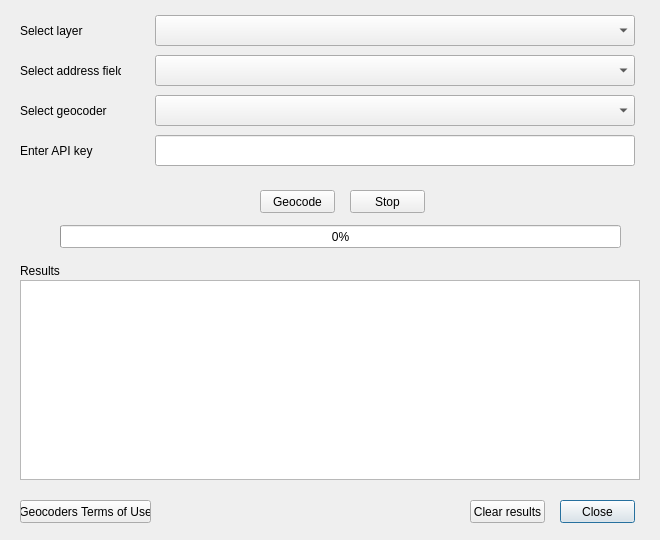
<?xml version="1.0" encoding="UTF-8"?>
<ui version="4.0">
 <class>AllGeocodersAtOnceDialogBase</class>
 <widget class="QDialog" name="AllGeocodersAtOnceDialogBase">
  <property name="geometry">
   <rect>
    <x>0</x>
    <y>0</y>
    <width>660</width>
    <height>540</height>
   </rect>
  </property>
  <property name="windowTitle">
   <string>All Geocoders At Once</string>
  </property>
  <property name="windowOpacity">
   <double>1.000000000000000</double>
  </property>
  <property name="autoFillBackground">
   <bool>false</bool>
  </property>
  <property name="locale">
   <locale language="English" country="UnitedStates"/>
  </property>
  <widget class="QComboBox" name="comboBox_selectTable">
   <property name="geometry">
    <rect>
     <x>155</x>
     <y>15</y>
     <width>480</width>
     <height>31</height>
    </rect>
   </property>
  </widget>
  <widget class="QLabel" name="label_selectTable">
   <property name="geometry">
    <rect>
     <x>20</x>
     <y>20</y>
     <width>91</width>
     <height>21</height>
    </rect>
   </property>
   <property name="text">
    <string>Select layer</string>
   </property>
  </widget>
  <widget class="QLabel" name="label_selectService">
   <property name="geometry">
    <rect>
     <x>20</x>
     <y>100</y>
     <width>91</width>
     <height>21</height>
    </rect>
   </property>
   <property name="text">
    <string>Select geocoder</string>
   </property>
  </widget>
  <widget class="QComboBox" name="comboBox_selectService">
   <property name="geometry">
    <rect>
     <x>155</x>
     <y>95</y>
     <width>480</width>
     <height>31</height>
    </rect>
   </property>
  </widget>
  <widget class="QComboBox" name="comboBox_selectAttribute">
   <property name="geometry">
    <rect>
     <x>155</x>
     <y>55</y>
     <width>480</width>
     <height>31</height>
    </rect>
   </property>
  </widget>
  <widget class="QLabel" name="label_selectAttributes">
   <property name="geometry">
    <rect>
     <x>20</x>
     <y>60</y>
     <width>101</width>
     <height>21</height>
    </rect>
   </property>
   <property name="text">
    <string>Select address field</string>
   </property>
  </widget>
  <widget class="QPlainTextEdit" name="plainTextEdit_results">
   <property name="geometry">
    <rect>
     <x>20</x>
     <y>280</y>
     <width>620</width>
     <height>200</height>
    </rect>
   </property>
  </widget>
  <widget class="QLabel" name="label_results">
   <property name="geometry">
    <rect>
     <x>20</x>
     <y>260</y>
     <width>91</width>
     <height>21</height>
    </rect>
   </property>
   <property name="text">
    <string>Results</string>
   </property>
  </widget>
  <widget class="QPushButton" name="pushButton_close">
   <property name="geometry">
    <rect>
     <x>560</x>
     <y>500</y>
     <width>75</width>
     <height>23</height>
    </rect>
   </property>
   <property name="text">
    <string>Close</string>
   </property>
  </widget>
  <widget class="QPushButton" name="pushButton_geocode">
   <property name="geometry">
    <rect>
     <x>260</x>
     <y>190</y>
     <width>75</width>
     <height>23</height>
    </rect>
   </property>
   <property name="text">
    <string>Geocode</string>
   </property>
  </widget>
  <widget class="QPushButton" name="pushButton_clearResults">
   <property name="geometry">
    <rect>
     <x>470</x>
     <y>500</y>
     <width>75</width>
     <height>23</height>
    </rect>
   </property>
   <property name="text">
    <string>Clear results</string>
   </property>
  </widget>
  <widget class="QLabel" name="label_enterApiKey">
   <property name="geometry">
    <rect>
     <x>20</x>
     <y>140</y>
     <width>131</width>
     <height>21</height>
    </rect>
   </property>
   <property name="text">
    <string>Enter API key</string>
   </property>
  </widget>
  <widget class="QLineEdit" name="lineEdit_enterApiKey">
   <property name="geometry">
    <rect>
     <x>155</x>
     <y>135</y>
     <width>480</width>
     <height>31</height>
    </rect>
   </property>
   <property name="autoFillBackground">
    <bool>false</bool>
   </property>
  </widget>
  <widget class="QProgressBar" name="progressBar">
   <property name="geometry">
    <rect>
     <x>60</x>
     <y>225</y>
     <width>561</width>
     <height>23</height>
    </rect>
   </property>
   <property name="value">
    <number>0</number>
   </property>
  </widget>
  <widget class="QPushButton" name="pushButton_termsOfUse">
   <property name="geometry">
    <rect>
     <x>20</x>
     <y>500</y>
     <width>131</width>
     <height>23</height>
    </rect>
   </property>
   <property name="text">
    <string>Geocoders Terms of Use</string>
   </property>
  </widget>
  <widget class="QPushButton" name="pushButton_stop">
   <property name="geometry">
    <rect>
     <x>350</x>
     <y>190</y>
     <width>75</width>
     <height>23</height>
    </rect>
   </property>
   <property name="text">
    <string>Stop</string>
   </property>
  </widget>
 </widget>
 <resources/>
 <connections/>
</ui>
